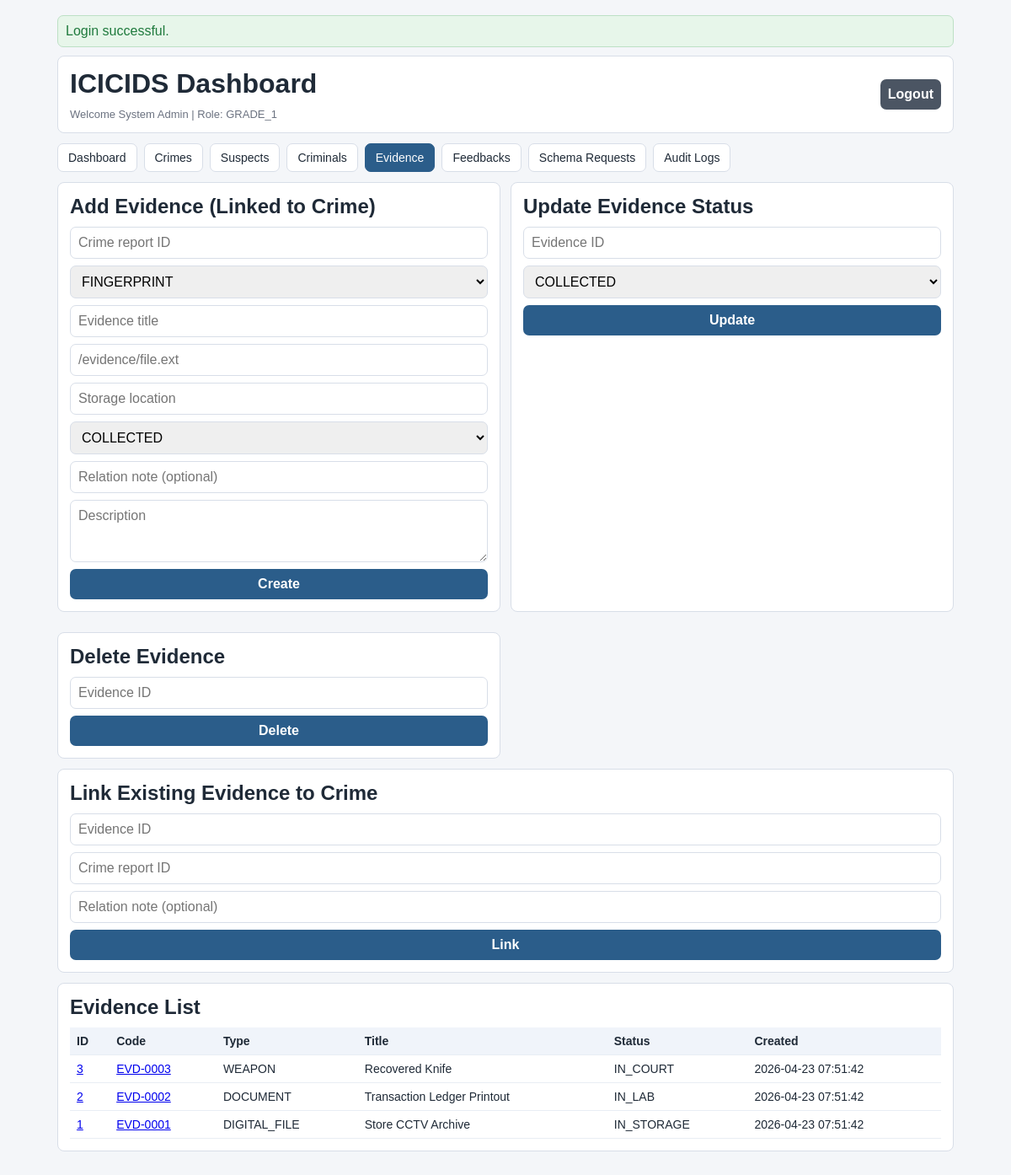
The page /index.php?view=evidence (signed in) on the database as committed earlier.
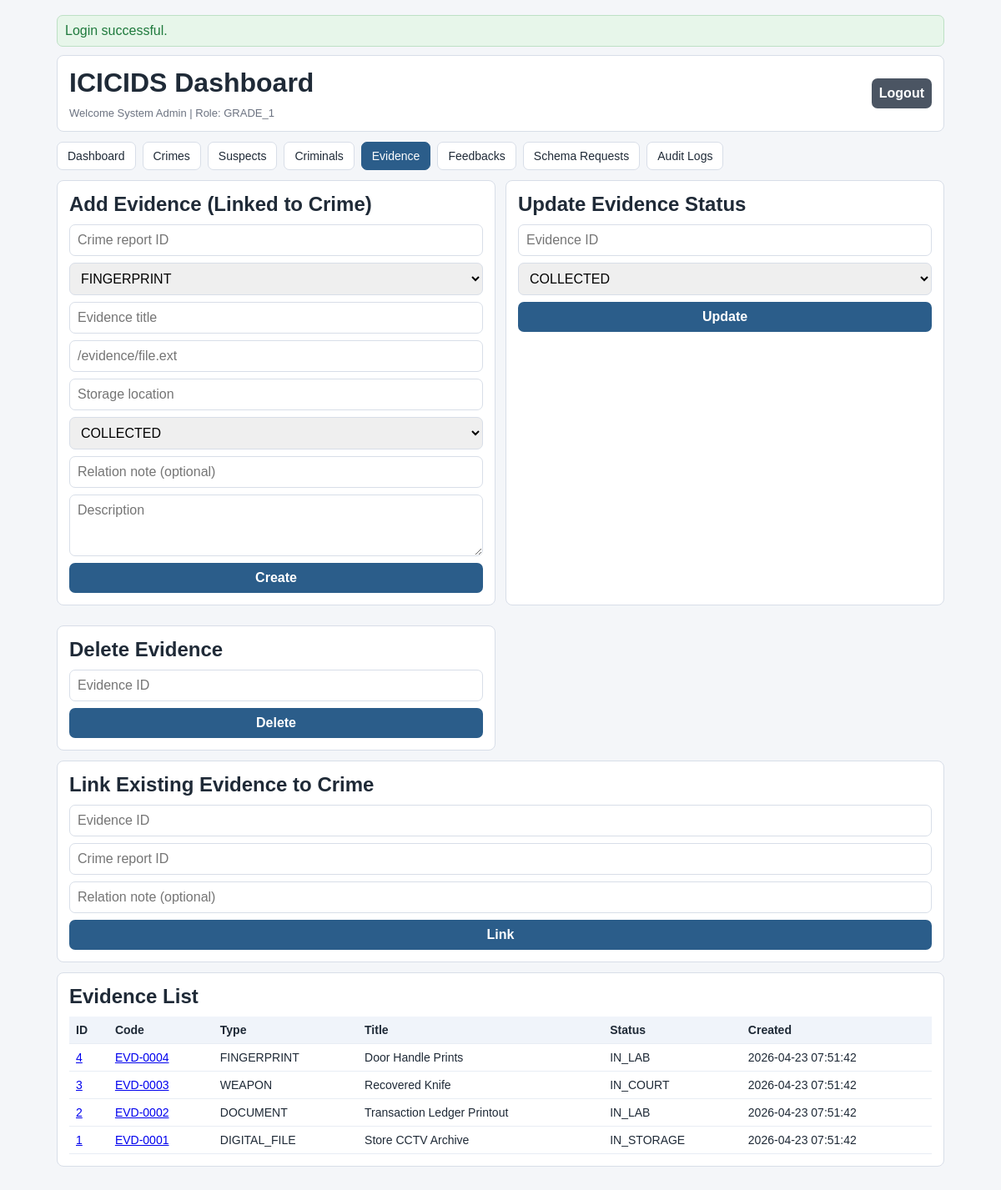
The same page on the database as committed later.
### tables this page shows
CREATE TABLE evidence (
    id BIGINT UNSIGNED AUTO_INCREMENT PRIMARY KEY,
    evidence_code VARCHAR(50) NOT NULL UNIQUE,
    crime_report_id BIGINT UNSIGNED NOT NULL,
    evidence_type ENUM('FINGERPRINT', 'DOCUMENT', 'DIGITAL_FILE', 'WEAPON', 'BIOLOGICAL', 'VIDEO', 'AUDIO', 'OTHER') NOT NULL,
    title VARCHAR(150) NOT NULL,
    description TEXT NULL,
    file_path VARCHAR(255) NULL,
    collected_at DATETIME NULL,
    collected_by_officer_id BIGINT UNSIGNED NULL,
    storage_location VARCHAR(150) NULL,
    chain_status ENUM('COLLECTED', 'IN_LAB', 'IN_STORAGE', 'IN_COURT', 'RELEASED', 'DISPOSED') NOT NULL DEFAULT 'COLLECTED',
    integrity_hash CHAR(64) NULL,
    created_at DATETIME NOT NULL DEFAULT CURRENT_TIMESTAMP,
    updated_at DATETIME NOT NULL DEFAULT CURRENT_TIMESTAMP ON UPDATE CURRENT_TIMESTAMP,
    CONSTRAINT fk_evidence_primary_crime
        FOREIGN KEY (crime_report_id) REFERENCES crime_reports(id)
        ON UPDATE CASCADE ON DELETE RESTRICT,
    CONSTRAINT fk_evidence_collected_by
        FOREIGN KEY (collected_by_officer_id) REFERENCES officers(id)
        ON UPDATE CASCADE ON DELETE SET NULL,
    INDEX idx_evidence_type (evidence_type),
    INDEX idx_evidence_chain_status (chain_status),
    INDEX idx_evidence_crime_report (crime_report_id),
    INDEX idx_evidence_collected_by (collected_by_officer_id),
    INDEX idx_evidence_collected_at (collected_at)
);

### Auth.php (called while the page is built, shortened)
<?php
final class Auth
{
    public function isAuthenticated(): bool
    {
        return isset($_SESSION[self::SESSION_KEY]);
    }
    public function currentOfficer(): ?array
    {
        return $_SESSION[self::SESSION_KEY];
    }
    public function enforce(string $operation, ?string $table = null): void
    {
        $officer = $this->currentOfficer();
        $rank = (string)$officer['rank'];
        $normalizedOperation = strtoupper(trim($operation));
        if ($rank === self::ROLE_GRADE_1) {
            return;
        }
        throw new RuntimeException('Unknown role. Access denied.');
    }
    public function can(string $operation, ?string $table = null): bool
    {
        try {
            return true;
        } catch (Throwable $e) {
            return false;
        }
    }
}

### evidence.php (the view, shortened to what this page needs)
<?php
$canCreateEvidence = $canCreateEvidence ?? false;
$canUpdateEvidence = $canUpdateEvidence ?? false;
$canLinkEvidence = $canLinkEvidence ?? false;
$canDeleteEvidence = $canDeleteEvidence ?? false;
$evidences = $evidences ?? [];
?>
<div class="grid-2">
    <?php if ($canCreateEvidence): ?>
        <section class="card">
            <h2>Add Evidence (Linked to Crime)</h2>
            <form method="post">
                <input type="number" name="crime_report_id" required placeholder="Crime report ID">
                <select name="evidence_type">
                    <option>FINGERPRINT</option>
                </select>
                <input name="title" required placeholder="Evidence title">
                <input name="file_path" placeholder="/evidence/file.ext">
                <input name="storage_location" placeholder="Storage location">
                <select name="chain_status">
                    <option>COLLECTED</option>
                </select>
                <input name="relation_note" placeholder="Relation note (optional)">
                <textarea name="evidence_description" rows="3" placeholder="Description"></textarea>
                <button type="submit">Create</button>
            </form>
        </section>
    <?php endif; ?>
    <?php if ($canUpdateEvidence): ?>
        <section class="card">
            <h2>Update Evidence Status</h2>
            <form method="post">
                <input type="number" name="evidence_id" required placeholder="Evidence ID">
                <select name="new_chain_status">
                    <option>COLLECTED</option>
                </select>
                <button type="submit">Update</button>
            </form>
        </section>
    <?php endif; ?>
    <?php if ($canDeleteEvidence): ?>
        <section class="card">
            <h2>Delete Evidence</h2>
            <form method="post">
                <input type="number" name="evidence_id" required placeholder="Evidence ID">
                <button type="submit">Delete</button>
            </form>
        </section>
    <?php endif; ?>
</div>
<?php if ($canLinkEvidence): ?>
    <section class="card">
        <h2>Link Existing Evidence to Crime</h2>
        <form method="post">
            <input type="number" name="evidence_id" required placeholder="Evidence ID">
            <input type="number" name="crime_report_id" required placeholder="Crime report ID">
            <input name="relation_note" placeholder="Relation note (optional)">
            <button type="submit">Link</button>
        </form>
    </section>
<?php endif; ?>
<section class="card">
    <h2>Evidence List</h2>
    <div class="table-wrap">
        <table>
            <thead><tr><th>ID</th><th>Code</th><th>Type</th><th>Title</th><th>Status</th><th>Created</th></tr></thead>
            <tbody>
            <?php foreach ($evidences as $row): ?>
                <tr>
                    <td><a href="index.php?view=evidence&evidence_id=<?= h((string)$row['id']) ?>"><?= h((string)$row['id']) ?></a></td>
                    <td><a href="index.php?view=evidence&evidence_id=<?= h((string)$row['id']) ?>"><?= h((string)$row['evidence_code']) ?></a></td>
                    <td><?= h((string)$row['evidence_type']) ?></td>
                    <td><?= h((string)$row['title']) ?></td>
                    <td><?= h((string)$row['chain_status']) ?></td>
                    <td><?= h((string)$row['created_at']) ?></td>
                </tr>
            <?php endforeach; ?>
            </tbody>
        </table>
    </div>
</section>

Rows that differ between the two databases and show on the page:
added evidence: id "4", evidence_code "EVD-0004", evidence_type "FINGERPRINT", title "Door Handle Prints", chain_status "IN_LAB", created_at "2026-04-23 07:51:42"
